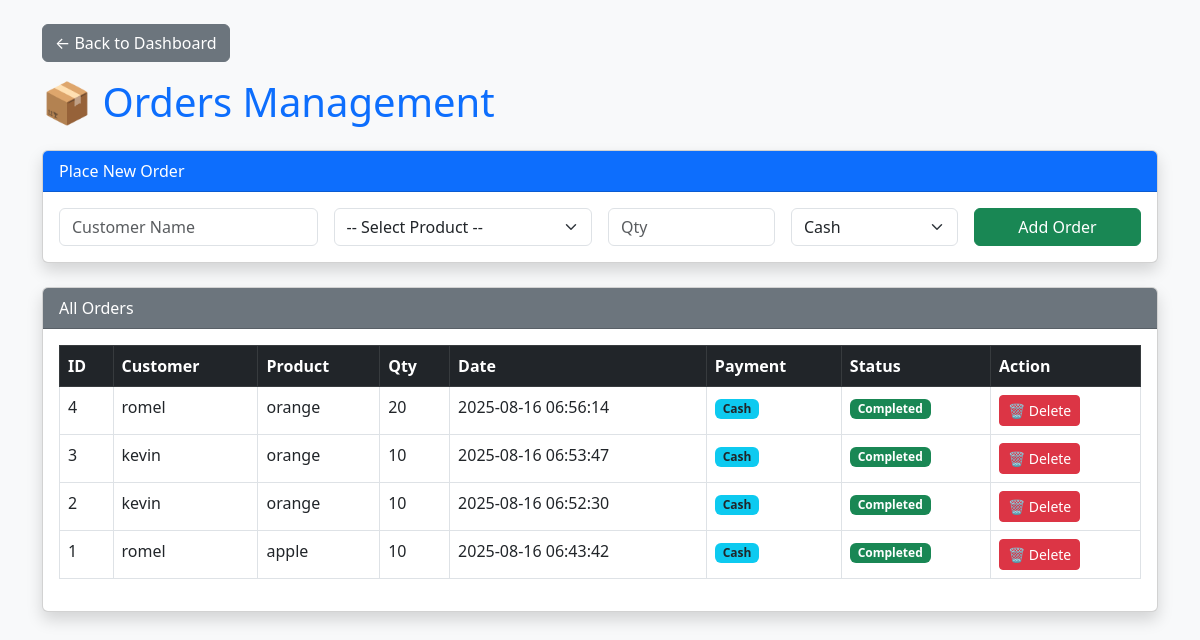
/orders.php, run on the app's committed database.
### tables this page shows
CREATE TABLE `orders` (
  `id` int(11) NOT NULL,
  `customer_id` int(11) DEFAULT NULL,
  `product_id` int(11) DEFAULT NULL,
  `quantity` int(11) DEFAULT NULL,
  `payment_method` varchar(50) DEFAULT NULL,
  `status` varchar(20) NOT NULL DEFAULT 'Pending',
  `order_date` timestamp NOT NULL DEFAULT current_timestamp(),
  `total_amount` decimal(10,2) DEFAULT 0.00
);

CREATE TABLE `customers` (
  `id` int(11) NOT NULL,
  `name` varchar(100) NOT NULL,
  `email` varchar(100) DEFAULT NULL,
  `phone` varchar(20) DEFAULT NULL,
  `address` text DEFAULT NULL,
  `created_at` timestamp NOT NULL DEFAULT current_timestamp()
);

CREATE TABLE `products` (
  `id` int(11) NOT NULL,
  `name` varchar(100) NOT NULL,
  `price` decimal(10,2) NOT NULL,
  `image` varchar(255) DEFAULT NULL,
  `stock` int(11) DEFAULT 0,
  `created_at` timestamp NOT NULL DEFAULT current_timestamp()
);

### orders.php (the view, shortened to what this page needs)
<?php
require 'db.php';
$orders = $conn->query("
    SELECT o.id, c.name AS customer_name, p.name AS product, o.quantity, o.order_date, o.payment_method, o.status
    FROM orders o
    JOIN customers c ON o.customer_id = c.id
    JOIN products p ON o.product_id = p.id
    ORDER BY o.id DESC
");
?>
<!DOCTYPE html>
<html>
<head>
    <link href="https://cdn.jsdelivr.net/npm/bootstrap@5.3.0/dist/css/bootstrap.min.css" rel="stylesheet">
</head>
<body class="bg-light">
<div class="container mt-4">
    <a href="index.php" class="btn btn-secondary mb-3">← Back to Dashboard</a>
    <h1 class="mb-4 text-primary">📦 Orders Management</h1>
    <div class="card shadow mb-4">
        <div class="card-header bg-primary text-white">Place New Order</div>
        <div class="card-body">
            <form method="POST" class="row g-3">
                <div class="col-md-3">
                    <input type="text" name="customer_name" class="form-control" placeholder="Customer Name" required>
                </div>
                <div class="col-md-3">
                    <select name="product_id" class="form-select" required>
                        <option value="">-- Select Product --</option>
                    </select>
                </div>
                <div class="col-md-2">
                    <input type="number" name="quantity" class="form-control" placeholder="Qty" min="1" required>
                </div>
                <div class="col-md-2">
                    <select name="payment_method" class="form-select" required>
                        <option value="Cash">Cash</option>
                    </select>
                </div>
                <div class="col-md-2">
                    <button type="submit" name="add_order" class="btn btn-success w-100">Add Order</button>
                </div>
            </form>
        </div>
    </div>
    <div class="card shadow">
        <div class="card-header bg-secondary text-white">All Orders</div>
        <div class="card-body">
            <table class="table table-bordered table-hover">
                <thead class="table-dark">
                    <tr>
                        <th>ID</th>
                        <th>Customer</th>
                        <th>Product</th>
                        <th>Qty</th>
                        <th>Date</th>
                        <th>Payment</th>
                        <th>Status</th>
                        <th>Action</th>
                    </tr>
                </thead>
                <tbody>
                    <?php while($row = $orders->fetch_assoc()): ?>
                    <tr>
                        <td><?= $row['id'] ?></td>
                        <td><?= $row['customer_name'] ?></td>
                        <td><?= $row['product'] ?></td>
                        <td><?= $row['quantity'] ?></td>
                        <td><?= $row['order_date'] ?></td>
                        <td><span class="badge bg-info text-dark"><?= $row['payment_method'] ?></span></td>
                        <td>
                            <?php if ($row['status'] == 'Completed'): ?>
                                <span class="badge bg-success">Completed</span>
                            <?php elseif ($row['status'] == 'Pending'): ?>
                                <a href="order_details.php?id=<?= $row['id'] ?>" class="badge bg-warning text-dark text-decoration-none">Pending</a>
                            <?php else: ?>
                                <span class="badge bg-danger">Cancelled</span>
                            <?php endif; ?>
                        </td>
                        <td>
                            <a href="orders.php?delete=<?= $row['id'] ?>" class="btn btn-sm btn-danger" onclick="return confirm('Delete this order?')">🗑 Delete</a>
                        </td>
                    </tr>
                    <?php endwhile; ?>
                </tbody>
            </table>
        </div>
    </div>
</div>
</body>
</html>

### data on the page
orders: id "4", customer.name "romel", product.name "orange", quantity "20", order_date "2025-08-16 06:56:14", payment_method "Cash", status "Completed"
orders: id "3", customer.name "kevin", product.name "orange", quantity "10", order_date "2025-08-16 06:53:47", payment_method "Cash", status "Completed"
orders: id "2", customer.name "kevin", product.name "orange", quantity "10", order_date "2025-08-16 06:52:30", payment_method "Cash", status "Completed"
orders: id "1", customer.name "romel", product.name "apple", quantity "10", order_date "2025-08-16 06:43:42", payment_method "Cash", status "Completed"
